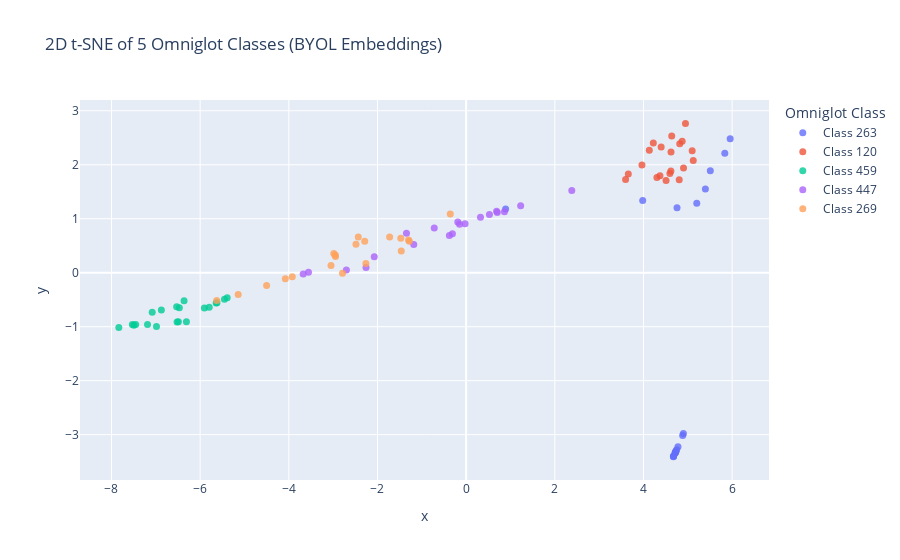

The cell this chart's notebook holds for it:
### Code cell
from sklearn.manifold import TSNE

# Compute 2D t-SNE
tsne_2d = TSNE(n_components=2, perplexity=30, init='pca', random_state=42)
X_2d = tsne_2d.fit_transform(X)

# Prepare DataFrame for plotting
df_2d = pd.DataFrame({
    'x': X_2d[:, 0],
    'y': X_2d[:, 1],
    'class': y
})
df_2d = df_2d[df_2d['class'].isin(selected_classes)]
df_2d['class'] = df_2d['class'].map(label_map)

import plotly.express as px

fig2d = px.scatter(
    df_2d, x='x', y='y', color='class',
    title="2D t-SNE of 5 Omniglot Classes (BYOL Embeddings)",
    labels={"class": "Omniglot Class"},
    opacity=0.8
)
fig2d.update_traces(marker=dict(size=7))
fig2d.show()

### Figure 1 — Plotly figure (JSON) as saved in the notebook; plotly's stock layout.template omitted (floating-point values rounded to 4 significant figures)
{"data": [{"hovertemplate": "Omniglot Class=Class 263<br>x=%{x}<br>y=%{y}<extra></extra>", "legendgroup": "Class 263", "marker": {"color": "#636efa", "opacity": 0.8, "size": 7, "symbol": "circle"}, "mode": "markers", "name": "Class 263", "orientation": "v", "showlegend": true, "type": "scatter", "x": [5.202, 5.956, 4.718, 5.508, 4.677, 4.9, 4.735, 4.711, 4.778, 4.726, 5.397, 4.719, 4.757, 4.884, 0.8903, 4.675, 3.983, 5.834, 4.748, 4.68], "xaxis": "x", "y": [1.286, 2.481, -3.331, 1.887, -3.402, -2.98, -3.302, -3.344, -3.223, -3.317, 1.549, -3.329, 1.205, -3.015, 1.182, -3.407, 1.338, 2.215, -3.278, -3.397], "yaxis": "y"}, {"hovertemplate": "Omniglot Class=Class 120<br>x=%{x}<br>y=%{y}<extra></extra>", "legendgroup": "Class 120", "marker": {"color": "#EF553B", "opacity": 0.8, "size": 7, "symbol": "circle"}, "mode": "markers", "name": "Class 120", "orientation": "v", "showlegend": true, "type": "scatter", "x": [4.51, 4.903, 4.222, 4.399, 4.303, 3.597, 4.818, 3.657, 4.132, 4.596, 4.618, 4.637, 4.947, 4.873, 5.123, 4.806, 5.099, 4.372, 4.621, 3.966], "xaxis": "x", "y": [1.706, 1.941, 2.403, 2.329, 1.764, 1.725, 2.388, 1.831, 2.268, 1.838, 1.886, 2.533, 2.767, 2.436, 2.078, 1.723, 2.261, 1.797, 2.234, 1.996], "yaxis": "y"}, {"hovertemplate": "Omniglot Class=Class 459<br>x=%{x}<br>y=%{y}<extra></extra>", "legendgroup": "Class 459", "marker": {"color": "#00cc96", "opacity": 0.8, "size": 7, "symbol": "circle"}, "mode": "markers", "name": "Class 459", "orientation": "v", "showlegend": true, "type": "scatter", "x": [-7.835, -5.452, -6.53, -6.31, -5.39, -6.492, -7.454, -6.521, -5.639, -5.621, -6.469, -5.905, -7.529, -6.875, -6.985, -7.188, -5.796, -7.496, -6.362, -7.082], "xaxis": "x", "y": [-1.015, -0.4894, -0.6322, -0.9069, -0.4661, -0.9077, -0.9593, -0.9126, -0.5613, -0.5581, -0.6485, -0.6536, -0.9598, -0.6908, -0.9977, -0.9591, -0.6402, -0.9723, -0.5191, -0.7329], "yaxis": "y"}, {"hovertemplate": "Omniglot Class=Class 447<br>x=%{x}<br>y=%{y}<extra></extra>", "legendgroup": "Class 447", "marker": {"color": "#ab63fa", "opacity": 0.8, "size": 7, "symbol": "circle"}, "mode": "markers", "name": "Class 447", "orientation": "v", "showlegend": true, "type": "scatter", "x": [0.7022, -2.259, -1.182, 0.6872, -0.1884, -0.02434, 2.383, -0.7194, -0.1479, -1.346, 0.3236, -2.702, 0.8641, -2.073, -0.3097, 0.5253, 1.23, -0.3783, -3.557, -3.676], "xaxis": "x", "y": [1.116, 0.09871, 0.5206, 1.139, 0.9396, 0.9093, 1.521, 0.8307, 0.8966, 0.7324, 1.028, 0.04968, 1.131, 0.2939, 0.723, 1.079, 1.24, 0.6911, 0.008424, -0.02556], "yaxis": "y"}, {"hovertemplate": "Omniglot Class=Class 269<br>x=%{x}<br>y=%{y}<extra></extra>", "legendgroup": "Class 269", "marker": {"color": "#FFA15A", "opacity": 0.8, "size": 7, "symbol": "circle"}, "mode": "markers", "name": "Class 269", "orientation": "v", "showlegend": true, "type": "scatter", "x": [-3.049, -2.948, -2.433, -2.261, -1.474, -1.726, -2.485, -0.3578, -2.986, -2.952, -5.626, -4.079, -2.288, -1.281, -4.501, -2.789, -1.464, -3.922, -5.142, -1.299], "xaxis": "x", "y": [0.1358, 0.2985, 0.6602, 0.1729, 0.6398, 0.6635, 0.5258, 1.089, 0.3564, 0.3261, -0.5164, -0.1128, 0.5815, 0.5817, -0.2349, -0.01161, 0.404, -0.07459, -0.4056, 0.6063], "yaxis": "y"}], "layout": {"legend": {"title": {"text": "Omniglot Class"}, "tracegroupgap": 0}, "title": {"text": "2D t-SNE of 5 Omniglot Classes (BYOL Embeddings)"}, "xaxis": {"anchor": "y", "domain": [0, 1], "title": {"text": "x"}}, "yaxis": {"anchor": "x", "domain": [0, 1], "title": {"text": "y"}}}}
